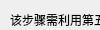
          <widget class="QWidget" name="step7_page2">
           <property name="geometry">
            <rect>
             <x>0</x>
             <y>0</y>
             <width>100</width>
             <height>30</height>
            </rect>
           </property>
           <attribute name="label">
            <string>解法公式 &lt;---</string>
           </attribute>
           <widget class="QLabel" name="step7_page2_label1">
            <property name="geometry">
             <rect>
              <x>10</x>
              <y>10</y>
              <width>331</width>
              <height>20</height>
             </rect>
            </property>
            <property name="font">
             <font>
              <pointsize>9</pointsize>
              <weight>50</weight>
              <bold>false</bold>
             </font>
            </property>
            <property name="styleSheet">
             <string notr="true">border-image: url(:/qrc/bai.JPG);</string>
            </property>
            <property name="text">
             <string>该步骤需利用第五步中小鱼1公式和小鱼2公式，该两公式如下：</string>
            </property>
           </widget>
           <widget class="QLabel" name="step7_page2_label2">
            <property name="geometry">
             <rect>
              <x>30</x>
              <y>40</y>
              <width>81</width>
              <height>16</height>
             </rect>
            </property>
            <property name="font">
             <font>
              <pointsize>9</pointsize>
              <weight>50</weight>
              <bold>false</bold>
             </font>
            </property>
            <property name="styleSheet">
             <string notr="true">border-image: url(:/qrc/bai.JPG);</string>
            </property>
            <property name="text">
             <string>&lt;html&gt;&lt;head/&gt;&lt;body&gt;&lt;p&gt;小鱼1 公式 :&lt;/p&gt;&lt;/body&gt;&lt;/html&gt;</string>
            </property>
           </widget>
           <widget class="QLabel" name="step7_page2_label3">
            <property name="geometry">
             <rect>
              <x>30</x>
              <y>160</y>
              <width>81</width>
              <height>16</height>
             </rect>
            </property>
            <property name="font">
             <font>
              <pointsize>9</pointsize>
              <weight>50</weight>
              <bold>false</bold>
             </font>
            </property>
            <property name="styleSheet">
             <string notr="true">border-image: url(:/qrc/bai.JPG);</string>
            </property>
            <property name="text">
             <string>&lt;html&gt;&lt;head/&gt;&lt;body&gt;&lt;p&gt;小鱼2 公式 :&lt;/p&gt;&lt;/body&gt;&lt;/html&gt;</string>
            </property>
           </widget>
           <widget class="QLabel" name="step7_page2_label4">
            <property name="geometry">
             <rect>
              <x>10</x>
              <y>320</y>
              <width>91</width>
              <height>16</height>
             </rect>
            </property>
            <property name="font">
             <font>
              <pointsize>9</pointsize>
              <weight>50</weight>
              <bold>false</bold>
             </font>
            </property>
            <property name="styleSheet">
             <string notr="true">border-image: url(:/qrc/bai.JPG);</string>
            </property>
            <property name="text">
             <string>&lt;html&gt;&lt;head/&gt;&lt;body&gt;&lt;p&gt;情形1 及公式 :&lt;/p&gt;&lt;/body&gt;&lt;/html&gt;</string>
            </property>
           </widget>
           <widget class="QLabel" name="step7_page2_label8">
            <property name="geometry">
             <rect>
              <x>10</x>
              <y>390</y>
              <width>91</width>
              <height>16</height>
             </rect>
            </property>
            <property name="font">
             <font>
              <pointsize>9</pointsize>
              <weight>50</weight>
              <bold>false</bold>
             </font>
            </property>
            <property name="styleSheet">
             <string notr="true">border-image: url(:/qrc/bai.JPG);</string>
            </property>
            <property name="text">
             <string>&lt;html&gt;&lt;head/&gt;&lt;body&gt;&lt;p&gt;情形3 及公式 :&lt;/p&gt;&lt;/body&gt;&lt;/html&gt;</string>
            </property>
           </widget>
           <widget class="QLabel" name="step7_page2_label6">
            <property name="geometry">
             <rect>
              <x>370</x>
              <y>320</y>
              <width>91</width>
              <height>16</height>
             </rect>
            </property>
            <property name="font">
             <font>
              <pointsize>9</pointsize>
              <weight>50</weight>
              <bold>false</bold>
             </font>
            </property>
            <property name="styleSheet">
             <string notr="true">border-image: url(:/qrc/bai.JPG);</string>
            </property>
            <property name="text">
             <string>&lt;html&gt;&lt;head/&gt;&lt;body&gt;&lt;p&gt;情形2 及公式 :&lt;/p&gt;&lt;/body&gt;&lt;/html&gt;</string>
            </property>
           </widget>
           <widget class="QLabel" name="step7_page2_label10">
            <property name="geometry">
             <rect>
              <x>370</x>
              <y>390</y>
              <width>91</width>
              <height>16</height>
             </rect>
            </property>
            <property name="font">
             <font>
              <pointsize>9</pointsize>
              <weight>50</weight>
              <bold>false</bold>
             </font>
            </property>
            <property name="styleSheet">
             <string notr="true">border-image: url(:/qrc/bai.JPG);</string>
            </property>
            <property name="text">
             <string>&lt;html&gt;&lt;head/&gt;&lt;body&gt;&lt;p&gt;情形4 及公式 :&lt;/p&gt;&lt;/body&gt;&lt;/html&gt;</string>
            </property>
           </widget>
           <widget class="QPushButton" name="btn_7_5">
            <property name="geometry">
             <rect>
              <x>250</x>
              <y>450</y>
              <width>141</width>
              <height>41</height>
             </rect>
            </property>
            <property name="font">
             <font>
              <pointsize>12</pointsize>
             </font>
            </property>
            <property name="styleSheet">
             <string notr="true">background-color: rgb(255, 255, 255);</string>
            </property>
            <property name="text">
             <string>视频演示</string>
            </property>
           </widget>
           <widget class="QPushButton" name="btn_7_7">
            <property name="geometry">
             <rect>
              <x>470</x>
              <y>450</y>
              <width>141</width>
              <height>41</height>
             </rect>
            </property>
            <property name="font">
             <font>
              <pointsize>12</pointsize>
             </font>
            </property>
            <property name="styleSheet">
             <string notr="true">background-color: rgb(255, 255, 255);</string>
            </property>
            <property name="text">
             <string>完全复原</string>
            </property>
           </widget>
           <widget class="QLabel" name="step7_page2_label26">
            <property name="geometry">
             <rect>
              <x>110</x>
              <y>290</y>
              <width>61</width>
              <height>61</height>
             </rect>
            </property>
            <property name="frameShape">
             <enum>QFrame::Box</enum>
            </property>
            <property name="text">
             <string/>
            </property>
            <property name="pixmap">
             <pixmap resource="resources.qrc">:/qrc/7-5.jpg</pixmap>
            </property>
            <property name="scaledContents">
             <bool>true</bool>
            </property>
           </widget>
           <widget class="QLabel" name="step7_page2_label28">
            <property name="geometry">
             <rect>
              <x>110</x>
              <y>370</y>
              <width>61</width>
              <height>61</height>
             </rect>
            </property>
            <property name="frameShape">
             <enum>QFrame::NoFrame</enum>
            </property>
            <property name="text">
             <string/>
            </property>
            <property name="pixmap">
             <pixmap resource="resources.qrc">:/qrc/7-7.jpg</pixmap>
            </property>
            <property name="scaledContents">
             <bool>true</bool>
            </property>
           </widget>
           <widget class="QLabel" name="step7_page2_label29">
            <property name="geometry">
             <rect>
              <x>470</x>
              <y>370</y>
              <width>61</width>
              <height>61</height>
             </rect>
            </property>
            <property name="frameShape">
             <enum>QFrame::NoFrame</enum>
            </property>
            <property name="text">
             <string/>
            </property>
            <property name="pixmap">
             <pixmap resource="resources.qrc">:/qrc/7-8.jpg</pixmap>
            </property>
            <property name="scaledContents">
             <bool>true</bool>
            </property>
           </widget>
           <widget class="QLabel" name="step7_page2_label5">
            <property name="geometry">
             <rect>
              <x>180</x>
              <y>300</y>
              <width>161</width>
              <height>51</height>
             </rect>
            </property>
            <property name="font">
             <font>
              <pointsize>9</pointsize>
              <weight>50</weight>
              <bold>false</bold>
             </font>
            </property>
            <property name="styleSheet">
             <string notr="true">border-image: url(:/qrc/bai.JPG);</string>
            </property>
            <property name="text">
             <string>&lt;html&gt;&lt;head/&gt;&lt;body&gt;&lt;p&gt;&lt;span style=&quot; font-weight:600; color:#ff0000;&quot;&gt;小鱼1+魔方沿上下方向&lt;/span&gt;&lt;/p&gt;&lt;p&gt;&lt;span style=&quot; font-weight:600; color:#ff0000;&quot;&gt;轴整体转动180度+小鱼2&lt;/span&gt;&lt;/p&gt;&lt;/body&gt;&lt;/html&gt;</string>
            </property>
           </widget>
           <widget class="QLabel" name="step7_page2_label7">
            <property name="geometry">
             <rect>
              <x>540</x>
              <y>300</y>
              <width>151</width>
              <height>51</height>
             </rect>
            </property>
            <property name="font">
             <font>
              <pointsize>9</pointsize>
              <weight>50</weight>
              <bold>false</bold>
             </font>
            </property>
            <property name="styleSheet">
             <string notr="true">border-image: url(:/qrc/bai.JPG);</string>
            </property>
            <property name="text">
             <string>&lt;html&gt;&lt;head/&gt;&lt;body&gt;&lt;p&gt;&lt;span style=&quot; font-weight:600; color:#ff0000;&quot;&gt;小鱼2+魔方沿上下方向&lt;/span&gt;&lt;/p&gt;&lt;p&gt;&lt;span style=&quot; font-weight:600; color:#ff0000;&quot;&gt;轴整体转动180度+小鱼1&lt;/span&gt;&lt;/p&gt;&lt;/body&gt;&lt;/html&gt;</string>
            </property>
           </widget>
           <widget class="QLabel" name="step7_page2_label9">
            <property name="geometry">
             <rect>
              <x>180</x>
              <y>370</y>
              <width>161</width>
              <height>51</height>
             </rect>
            </property>
            <property name="font">
             <font>
              <pointsize>9</pointsize>
              <weight>50</weight>
              <bold>false</bold>
             </font>
            </property>
            <property name="styleSheet">
             <string notr="true">border-image: url(:/qrc/bai.JPG);</string>
            </property>
            <property name="text">
             <string>&lt;html&gt;&lt;head/&gt;&lt;body&gt;&lt;p&gt;&lt;span style=&quot; color:#55aaff;&quot;&gt;情形1或2公式转成情形1或2&lt;/span&gt;&lt;/p&gt;&lt;/body&gt;&lt;/html&gt;</string>
            </property>
           </widget>
           <widget class="QLabel" name="step7_page2_label11">
            <property name="geometry">
             <rect>
              <x>540</x>
              <y>370</y>
              <width>151</width>
              <height>51</height>
             </rect>
            </property>
            <property name="font">
             <font>
              <pointsize>9</pointsize>
              <weight>50</weight>
              <bold>false</bold>
             </font>
            </property>
            <property name="styleSheet">
             <string notr="true">border-image: url(:/qrc/bai.JPG);</string>
            </property>
            <property name="text">
             <string>&lt;html&gt;&lt;head/&gt;&lt;body&gt;&lt;p&gt;&lt;span style=&quot; color:#55aaff;&quot;&gt;情形1或2公式转成情形1或2&lt;/span&gt;&lt;/p&gt;&lt;/body&gt;&lt;/html&gt;</string>
            </property>
           </widget>
           <widget class="QLabel" name="step7_page2_label27">
            <property name="geometry">
             <rect>
              <x>470</x>
              <y>290</y>
              <width>61</width>
              <height>61</height>
             </rect>
            </property>
            <property name="frameShape">
             <enum>QFrame::Box</enum>
            </property>
            <property name="text">
             <string/>
            </property>
            <property name="pixmap">
             <pixmap resource="resources.qrc">:/qrc/7-6.jpg</pixmap>
            </property>
            <property name="scaledContents">
             <bool>true</bool>
            </property>
           </widget>
           <widget class="QLabel" name="step5_page2_label10_2">
            <property name="geometry">
             <rect>
              <x>460</x>
              <y>70</y>
              <width>81</width>
              <height>81</height>
             </rect>
            </property>
            <property name="frameShape">
             <enum>QFrame::Box</enum>
            </property>
            <property name="text">
             <string/>
            </property>
            <property name="pixmap">
             <pixmap resource="resources.qrc">:/qrc/jibenbuzhou18.jpg</pixmap>
            </property>
            <property name="scaledContents">
             <bool>true</bool>
            </property>
           </widget>
           <widget class="QLabel" name="step5_page2_label8_2">
            <property name="geometry">
             <rect>
              <x>300</x>
              <y>70</y>
              <width>81</width>
              <height>81</height>
             </rect>
            </property>
            <property name="frameShape">
             <enum>QFrame::Box</enum>
            </property>
            <property name="text">
             <string/>
            </property>
            <property name="pixmap">
             <pixmap resource="resources.qrc">:/qrc/jibenbuzhou7.jpg</pixmap>
            </property>
            <property name="scaledContents">
             <bool>true</bool>
            </property>
           </widget>
           <widget class="QLabel" name="step5_page2_label9_2">
            <property name="geometry">
             <rect>
              <x>380</x>
              <y>70</y>
              <width>81</width>
              <height>81</height>
             </rect>
            </property>
            <property name="frameShape">
             <enum>QFrame::Box</enum>
            </property>
            <property name="text">
             <string/>
            </property>
            <property name="pixmap">
             <pixmap resource="resources.qrc">:/qrc/jibenbuzhou8.jpg</pixmap>
            </property>
            <property name="scaledContents">
             <bool>true</bool>
            </property>
           </widget>
           <widget class="QLabel" name="step5_page2_label5_2">
            <property name="geometry">
             <rect>
              <x>60</x>
              <y>70</y>
              <width>81</width>
              <height>81</height>
             </rect>
            </property>
            <property name="frameShape">
             <enum>QFrame::Box</enum>
            </property>
            <property name="text">
             <string/>
            </property>
            <property name="pixmap">
             <pixmap resource="resources.qrc">:/qrc/jibenbuzhou8.jpg</pixmap>
            </property>
            <property name="scaledContents">
             <bool>true</bool>
            </property>
           </widget>
           <widget class="QLabel" name="step5_page2_label7_2">
            <property name="geometry">
             <rect>
              <x>220</x>
              <y>70</y>
              <width>81</width>
              <height>81</height>
             </rect>
            </property>
            <property name="frameShape">
             <enum>QFrame::Box</enum>
            </property>
            <property name="text">
             <string/>
            </property>
            <property name="pixmap">
             <pixmap resource="resources.qrc">:/qrc/jibenbuzhou6.jpg</pixmap>
            </property>
            <property name="scaledContents">
             <bool>true</bool>
            </property>
           </widget>
           <widget class="QLabel" name="step5_page2_label6_2">
            <property name="geometry">
             <rect>
              <x>140</x>
              <y>70</y>
              <width>81</width>
              <height>81</height>
             </rect>
            </property>
            <property name="frameShape">
             <enum>QFrame::Box</enum>
            </property>
            <property name="text">
             <string/>
            </property>
            <property name="pixmap">
             <pixmap resource="resources.qrc">:/qrc/jibenbuzhou7.jpg</pixmap>
            </property>
            <property name="scaledContents">
             <bool>true</bool>
            </property>
           </widget>
           <widget class="QLabel" name="step5_page2_label11_2">
            <property name="geometry">
             <rect>
              <x>540</x>
              <y>70</y>
              <width>81</width>
              <height>81</height>
             </rect>
            </property>
            <property name="frameShape">
             <enum>QFrame::Box</enum>
            </property>
            <property name="text">
             <string/>
            </property>
            <property name="pixmap">
             <pixmap resource="resources.qrc">:/qrc/jibenbuzhou6.jpg</pixmap>
            </property>
            <property name="scaledContents">
             <bool>true</bool>
            </property>
           </widget>
           <widget class="QLabel" name="step5_page2_label18_2">
            <property name="geometry">
             <rect>
              <x>540</x>
              <y>190</y>
              <width>81</width>
              <height>81</height>
             </rect>
            </property>
            <property name="frameShape">
             <enum>QFrame::Box</enum>
            </property>
            <property name="text">
             <string/>
            </property>
            <property name="pixmap">
             <pixmap resource="resources.qrc">:/qrc/jibenbuzhou2.jpg</pixmap>
            </property>
            <property name="scaledContents">
             <bool>true</bool>
            </property>
           </widget>
           <widget class="QLabel" name="step5_page2_label15_2">
            <property name="geometry">
             <rect>
              <x>300</x>
              <y>190</y>
              <width>81</width>
              <height>81</height>
             </rect>
            </property>
            <property name="frameShape">
             <enum>QFrame::Box</enum>
            </property>
            <property name="text">
             <string/>
            </property>
            <property name="pixmap">
             <pixmap resource="resources.qrc">:/qrc/jibenbuzhou5.jpg</pixmap>
            </property>
            <property name="scaledContents">
             <bool>true</bool>
            </property>
           </widget>
           <widget class="QLabel" name="step5_page2_label12_2">
            <property name="geometry">
             <rect>
              <x>60</x>
              <y>190</y>
              <width>81</width>
              <height>81</height>
             </rect>
            </property>
            <property name="frameShape">
             <enum>QFrame::Box</enum>
            </property>
            <property name="text">
             <string/>
            </property>
            <property name="pixmap">
             <pixmap resource="resources.qrc">:/qrc/jibenbuzhou4.jpg</pixmap>
            </property>
            <property name="scaledContents">
             <bool>true</bool>
            </property>
           </widget>
           <widget class="QLabel" name="step5_page2_label13_2">
            <property name="geometry">
             <rect>
              <x>140</x>
              <y>190</y>
              <width>81</width>
              <height>81</height>
             </rect>
            </property>
            <property name="frameShape">
             <enum>QFrame::Box</enum>
            </property>
            <property name="text">
             <string/>
            </property>
            <property name="pixmap">
             <pixmap resource="resources.qrc">:/qrc/jibenbuzhou5.jpg</pixmap>
            </property>
            <property name="scaledContents">
             <bool>true</bool>
            </property>
           </widget>
           <widget class="QLabel" name="step5_page2_label17_2">
            <property name="geometry">
             <rect>
              <x>460</x>
              <y>190</y>
              <width>81</width>
              <height>81</height>
             </rect>
            </property>
            <property name="frameShape">
             <enum>QFrame::Box</enum>
            </property>
            <property name="text">
             <string/>
            </property>
            <property name="pixmap">
             <pixmap resource="resources.qrc">:/qrc/jibenbuzhou17.jpg</pixmap>
            </property>
            <property name="scaledContents">
             <bool>true</bool>
            </property>
           </widget>
           <widget class="QLabel" name="step5_page2_label14_2">
            <property name="geometry">
             <rect>
              <x>220</x>
              <y>190</y>
              <width>81</width>
              <height>81</height>
             </rect>
            </property>
            <property name="frameShape">
             <enum>QFrame::Box</enum>
            </property>
            <property name="text">
             <string/>
            </property>
            <property name="pixmap">
             <pixmap resource="resources.qrc">:/qrc/jibenbuzhou2.jpg</pixmap>
            </property>
            <property name="scaledContents">
             <bool>true</bool>
            </property>
           </widget>
           <widget class="QLabel" name="step5_page2_label16_2">
            <property name="geometry">
             <rect>
              <x>380</x>
              <y>190</y>
              <width>81</width>
              <height>81</height>
             </rect>
            </property>
            <property name="frameShape">
             <enum>QFrame::Box</enum>
            </property>
            <property name="text">
             <string/>
            </property>
            <property name="pixmap">
             <pixmap resource="resources.qrc">:/qrc/jibenbuzhou16.jpg</pixmap>
            </property>
            <property name="scaledContents">
             <bool>true</bool>
            </property>
           </widget>
          </widget>
